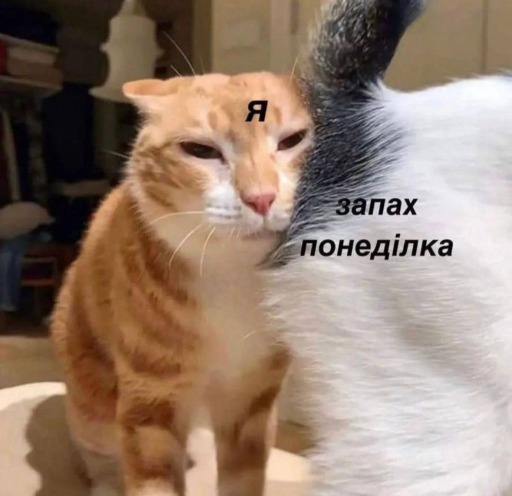
#> input picture lab_1/image.png, 512 x 496 px
$ python lab_1.py
#> lines starting #> are read from the running program, lines starting #| are printed output that depends on the picture; after the words box and inside, x2 and y2 are one past the last pixel; in counts of white or black regions, pixels touching at a corner belong together
# Версія OpenCV
import cv2

print(cv2.__version__)

# Зчитування зображення
IMG = 'image.png'
img = cv2.imread(IMG)
#> img is the input picture: shape (496, 512, 3); mean B, G, R 112.2, 127.3, 149
img_gray = cv2.imread(IMG, 0)
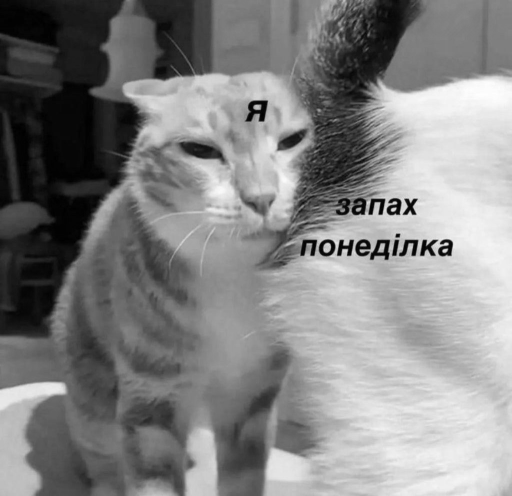
#> img_gray: shape (496, 512); min 0, max 254, mean 131.6

# Відображення зображення
cv2.imshow('Colored cat', img)
cv2.waitKey()
cv2.destroyAllWindows()

# Збереження зображення
cv2.imwrite('bw_image.png', img_gray)
cv2.imshow('BW cat', img_gray)
cv2.waitKey()
cv2.destroyAllWindows()

# Отримання доступу до окремих пікселів
(blue, green, red) = img[100, 50]
#> blue = 10; green = 8; red = 8
print(f'{red = }, {green = }, {blue = }')
#| red = 8, green = 8, blue = 10

# Вирізання зображення
roi = img[70:245, 125:315]
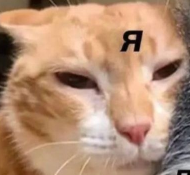
#> roi: shape (175, 190, 3); mean B, G, R 117.1, 142.9, 180.6
cv2.imshow('ROI cat', roi)
cv2.waitKey()
cv2.destroyAllWindows()

# Зміна розміру зображення
resized = cv2.resize(img, (200, 200))
cv2.imshow('Resized cat', resized)
cv2.waitKey()
cv2.destroyAllWindows()

# Пропорційна зміна розміру зображення
IMG_RECT = 'image_rect.png'
img_rect = cv2.imread(IMG_RECT)
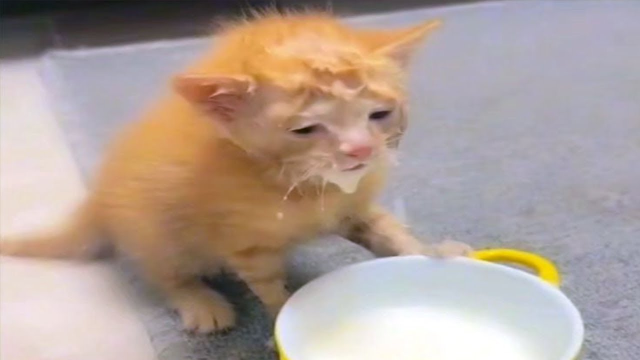
#> input picture lab_1/image_rect.png, 640 x 360 px
#> img_rect is the input picture: shape (360, 640, 3); mean B, G, R 151.3, 159.5, 176.2
cv2.imshow('Rectangle cat', img_rect)
cv2.waitKey()
cv2.destroyAllWindows()

h, w = img_rect.shape[0:2]
#> h = 360; w = 640
h_new = 200
ratio = w / h
#> ratio = 1.78
w_new = int(h_new * ratio)
#> w_new = 355
resized = cv2.resize(img_rect, (w_new, h_new))
#> resized: shape (200, 355, 3)
cv2.imshow('Prorortion resized cat', resized)
cv2.waitKey()
cv2.destroyAllWindows()

# Зміна розміру зображення за допомогою imutils
import imutils

resized = imutils.resize(img_rect, width=250)
#> resized: shape (140, 250, 3)
cv2.imshow('Imutils resized cat', resized)
cv2.waitKey()
cv2.destroyAllWindows()

# Поворот зображення
resized = imutils.resize(img, width=250)
#> resized: shape (242, 250, 3)
h, w = resized.shape[0:2]
#> h = 242; w = 250
center = (w // 2, h // 2)
#> center = (125, 121)
M = cv2.getRotationMatrix2D(center, -45, 1.0)
rotated = cv2.warpAffine(resized, M, (w, h))
cv2.imshow('Rotated cat', rotated)
cv2.waitKey()
cv2.destroyAllWindows()

# Поворот зображення за допмогою imutils
rotated = imutils.rotate(resized, +45)
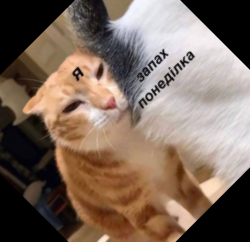
#> rotated: shape (242, 250, 3); mean B, G, R 92.7, 105.6, 124.5
cv2.imshow('Imutils rotated cat', rotated)
cv2.waitKey()
cv2.destroyAllWindows()

# Розмиття зображення
blured = cv2.GaussianBlur(resized, (11, 11), 0)
cv2.imshow('Blured cat', blured)
cv2.waitKey()
cv2.destroyAllWindows()

# Склеювання нормального та розмитого зображень
import numpy as np

sum = np.hstack((resized, blured))
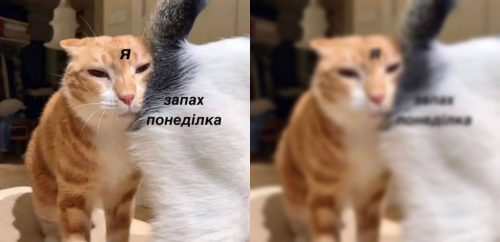
#> sum: shape (242, 500, 3); mean B, G, R 112.2, 127.3, 149
cv2.imshow('Both cat', sum)
cv2.waitKey()
cv2.destroyAllWindows()

# Малювання прямокутника
cv2.rectangle(resized, (140, 80), (230, 140), (0, 0, 255), 2)
#> resized: shape (242, 250, 3); mean B, G, R 109.6, 124.7, 150
cv2.imshow('Cat with rectangle', resized)
cv2.waitKey()
cv2.destroyAllWindows()

# Малювання лінії
line = np.zeros((200, 200, 3), np.uint8)
cv2.line(line, (0, 0), (200, 200), (255, 0, 0), 5)
cv2.imshow('Line', line)
cv2.waitKey()
cv2.destroyAllWindows()

# Малювання ліній за набором точок
line = np.zeros((200, 200, 3), np.uint8)
points = np.array([[0, 0], [100, 200], [200, 100], [0, 0]])
cv2.polylines(line, np.int32([points]), 1, (255, 255, 255))
cv2.imshow('Polyline', line)
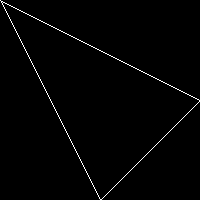
#> window 'Polyline': shape (200, 200, 3); 1.2% white in thin lines or dots
cv2.waitKey()
cv2.destroyAllWindows()

# Малювання кола
line = np.zeros((200, 200, 3), np.uint8)
cv2.circle(line, (100, 100), 50, (0, 0, 255), 2)
cv2.imshow('Circle', line)
cv2.waitKey()
cv2.destroyAllWindows()

# Розміщення тексту на зображенні
line = np.zeros((200, 550, 3), np.uint8)
font = cv2.FONT_HERSHEY_TRIPLEX
cv2.putText(
    line, 'monday mood', (0, 100), font, 2, (255, 255, 255), 4, cv2.LINE_4
)
cv2.imshow('Text', line)
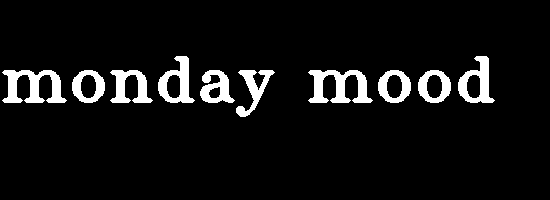
#> window 'Text': shape (200, 550, 3); 7% white; 10 white regions, largest, box (x1, y1, x2, y2) and area: (2, 70, 67, 103) 1153, (308, 70, 373, 103) 1153, (158, 56, 195, 103) 816
cv2.waitKey()
cv2.destroyAllWindows()
